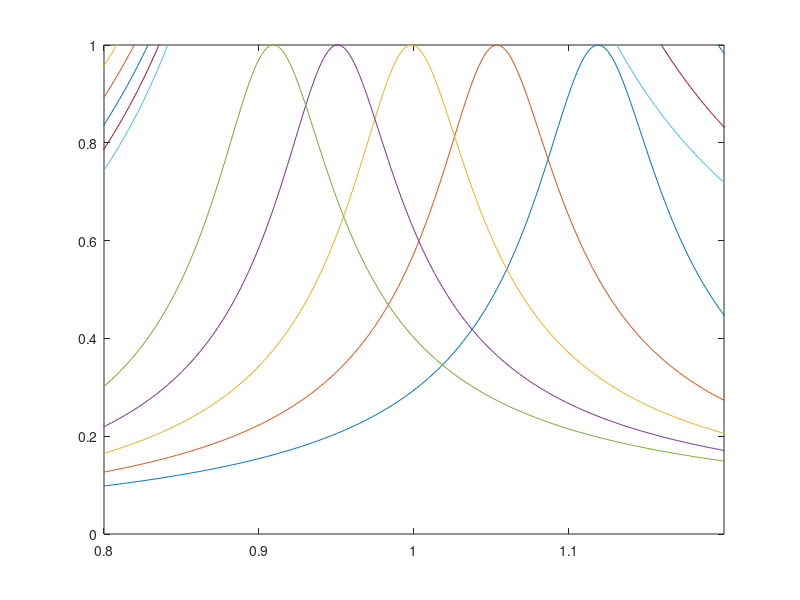

Source code (MATLAB):
%%  Motor parameters
motor_voltage= 70; % V
motor_frequency= 17; % Hz
phase_current= 10; % A
Field_current= 7; % A;

%%
clc;
k=0.53;
Vdc=100; % V (dc)
G_inv=0.44/sqrt(2);
Vin=G_inv*Vdc; %V  (rms) 
f=65e3; %Hz
w=2*pi*f; %rad/sec
% Calculation Series-compensated paralel DC BUS
R_L= 1.2; %% single module R_L
Vout=7; %V (rms)
I=Vout/R_L
% Vout=200; %V (rms)

Vrx=Vout*2*sqrt(2)/pi; %V (rms)
Rrx=R_L*8/pi/pi;
n=Vin/Vrx;

LpdivideLs=(n/k)^2;
%%
Q=6;
Ls=Q*Rrx/w;
Lp=LpdivideLs*Ls;
Lr=(1-k^2)*Lp;
Cr=1/(w^2*Lr);
M=k*sqrt(Lp*Ls);
%%

Lp=1500e-6;
Ls=8e-6;
M=50e-6;
Cr=5.8e-9;



%% Analytical model 

%
%   
%    |-- rp----Cp----Lp'(Lp-M)---|---Ls'(Ls-M)-----|
%    |                           |                 |      
%    |                           |                 |
% --|V_in|--                  --Lm--            --RLoad--
%    |                           |                 | 
%    |                           |                 |
%    |---------------------------|-------rs--------|
%
%
%  Create T-model of coupled inductor at steady state
%  Sinosoidal response 
% at above circuit is represented and parameter name
% is given. I give a name Lp' as Lp_p and Ls' as Ls_p. 

%%
for k=0.8:0.1:1.2
Lp_p=Lp-M; % Henry as actually Lp-m Lp is 120u
Ls_p=Ls-M; % Henry as actually Ls-m Ls is 120u
R_L=Rrx;
Cp=Cr*k;
f=40e3:0.1e3:80e3;
wh=2*pi*f;
%%
Z1= 1i.*wh*Ls_p +R_L;
Z2=1i.*wh*M;
Z3= 1i.*wh*Lp_p-1i./(wh*Cp);
Z12= ((Z1.*Z2)./(Z1+Z2));
Z123=Z12+Z3;
%%
V1= (Z12./Z123)*Vin; 
V_load= (R_L./(1i*wh*Ls_p+R_L)).*V1;
Vo_angle= angle(V_load)*180/pi;
Vo_mag= abs(V_load);
Iin=Vin./Z123;
Iin_angle= angle(Iin)*180/pi;
Iin_mag= abs(Iin);
%%
plot(f/1e3/60,Vo_mag/max(Vo_mag))

hold on;

end


xlim([0.8 1.2])
ylim([0 1])




%%
for k=0.95:0.02:1.05
Lp_p=Lp-M*k; % Henry as actually Lp-m Lp is 120u
Ls_p=Ls-M*k; % Henry as actually Ls-m Ls is 120u
R_L=Rrx;
Cp=Cr;
f=40e3:0.1e3:80e3;
wh=2*pi*f;
%%
Z1= 1i.*wh*Ls_p +R_L;
Z2=1i.*wh*M;
Z3= 1i.*wh*Lp_p-1i./(wh*Cp);
Z12= ((Z1.*Z2)./(Z1+Z2));
Z123=Z12+Z3;
%%
V1= (Z12./Z123)*Vin; 
V_load= (R_L./(1i*wh*Ls_p+R_L)).*V1;
Vo_angle= angle(V_load)*180/pi;
Vo_mag= abs(V_load);
Iin=Vin./Z123;
Iin_angle= angle(Iin)*180/pi;
Iin_mag= abs(Iin);
%%
plot(f/1e3/60,Vo_mag)

hold on;

end
